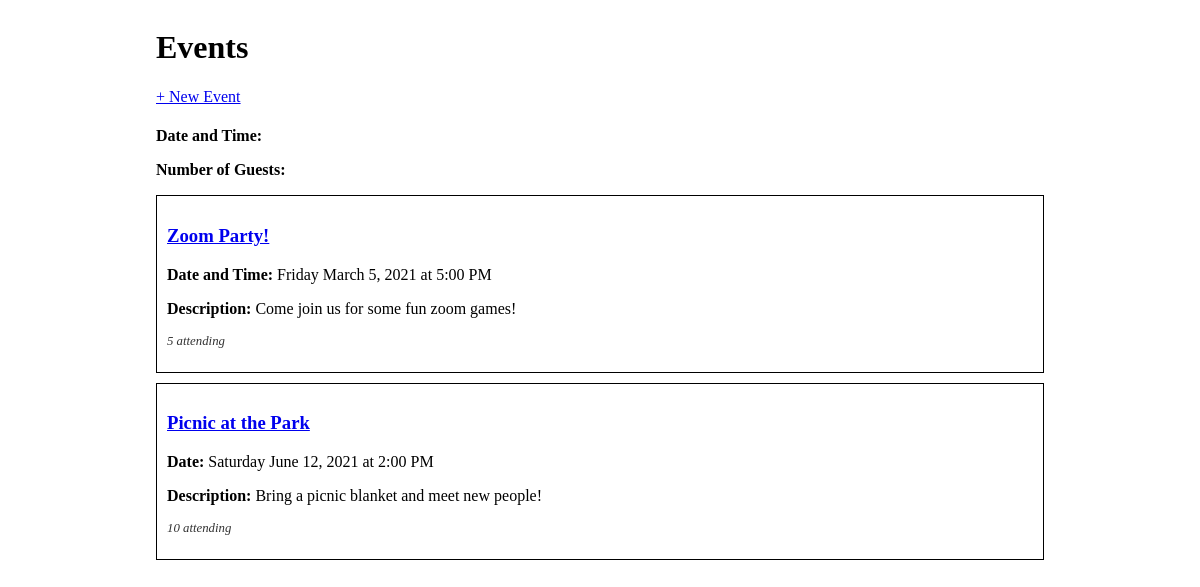
Before: / with the older database file.
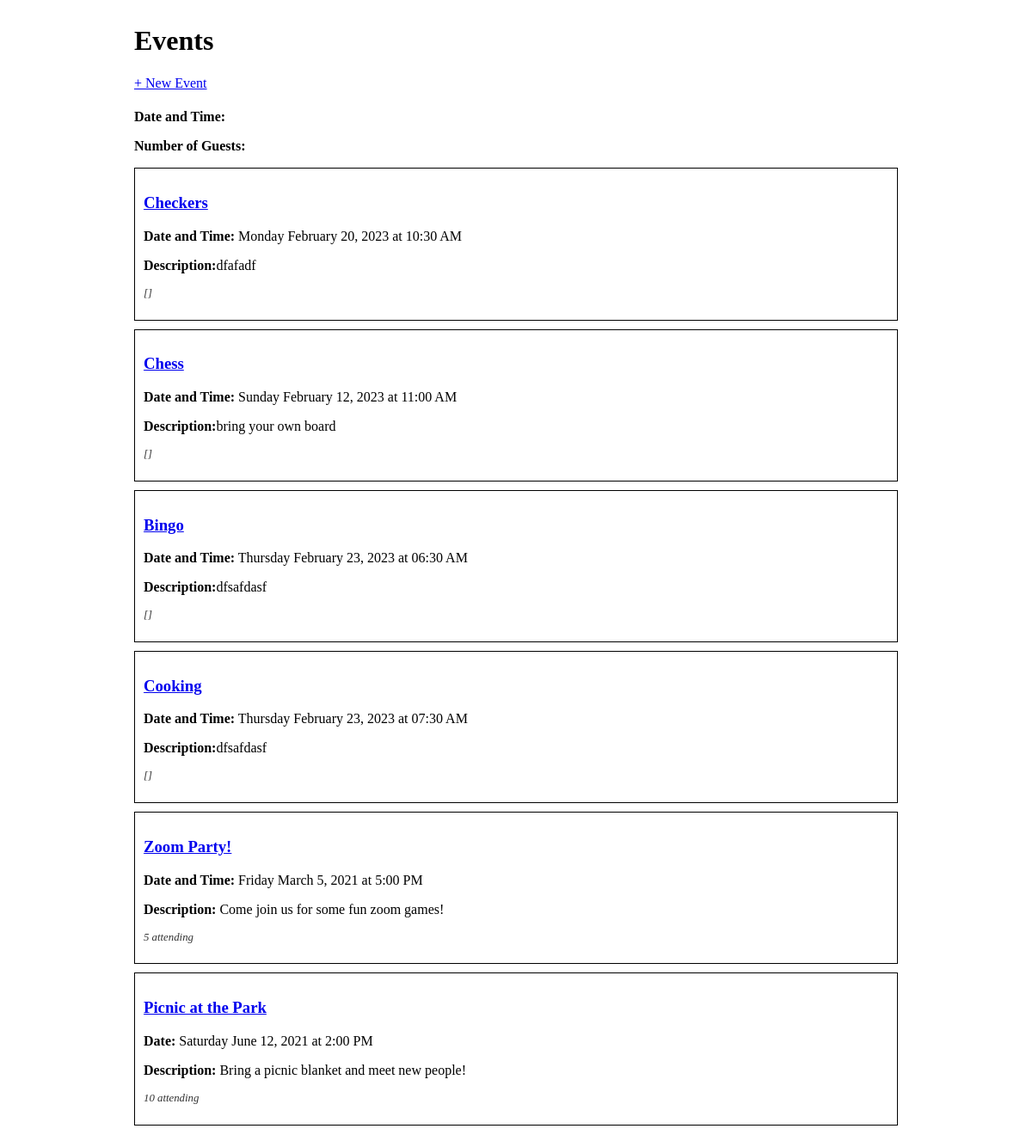
After: the same page with the newer database file.
### events_app/models.py (models this page shows, shortened)
class Event(db.Model):
    __tablename__ = 'event'
    id = db.Column(db.Integer, primary_key=True)
    title = db.Column(db.String(80))
    description = db.Column(db.String(300))
    date_and_time = db.Column(db.DateTime)
    guests = db.relationship("Guest", secondary='event_guest', back_populates="events_attending")

### events_app/routes.py (the view)
@main.route('/')
def index():
    events_data = Event.query.all()
    return render_template('index.html', events_data=events_data)

### events_app/templates/index.html (shortened to what this page needs)
{% extends 'base.html' %}
{% block content %}
<h1>Events</h1>
<a href="/create">+ New Event</a>
<p><strong>Date and Time:</strong>{{self.date_and_time}}</p>
<p><strong>Number of Guests:</strong>{{self.guests}}</p>
{% for event in events_data %}
    <div class="event-container">
        <h3><a href="/event/{{event.id}}">{{event.title}}</a></h3>
        <p><strong>Date and Time:</strong>{{ event.date_and_time.strftime(' %A %B %d, %Y at %H:%M %p') }}</p>
        <p><strong>Description:</strong>{{event.description}}</p>
        <p class="small-text">
            {{ event.guests }}
        </p>
    </div>
{% endfor %}
<div class="event-container">
    <h3><a href="/event/1">Zoom Party!</a></h3>
    <p><strong>Date and Time:</strong> Friday March 5, 2021 at 5:00 PM</p>
    <p><strong>Description:</strong> Come join us for some fun zoom games!</p>
    <p class="small-text">
        5 attending
    </p>
</div>
<div class="event-container">
    <h3><a href="/event/2">Picnic at the Park</a></h3>
    <p><strong>Date:</strong> Saturday June 12, 2021 at 2:00 PM</p>
    <p><strong>Description:</strong> Bring a picnic blanket and meet new people!</p>
    <p class="small-text">
        10 attending
    </p>
</div>
{% endblock %}

### events_app/templates/base.html (shortened to what this page needs)
<!DOCTYPE html>
<html>
    <head>
        <link rel="stylesheet" href="/static/style.css">
    </head>
    <body>
        <div id="content">
            {% block content %}{% endblock %}
        </div>
    </body>
</html>

### events_app/static/style.css (style rules this page uses)
body { display: flex; justify-content: center; }
#content { width: 75%; }
.event-container { border: 1px solid #000; margin: 10px 0; padding: 10px; }
.small-text { font-size: 0.8em; color: #333; font-style: italic; }

Changed rows visible on the page:
added Event: title "Checkers", date_and_time "Monday February 20, 2023 at 10:30 AM", description "dfafadf", guests "[]"
added Event: title "Chess", date_and_time "Sunday February 12, 2023 at 11:00 AM", description "bring your own board", guests "[]"
added Event: title "Bingo", date_and_time "Thursday February 23, 2023 at 06:30 AM", description "dfsafdasf", guests "[]"
added Event: title "Cooking", date_and_time "Thursday February 23, 2023 at 07:30 AM", description "dfsafdasf", guests "[]"
